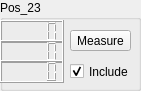
     <widget class="QGroupBox" name="Calib_box_23">
      <property name="geometry">
       <rect>
        <x>750</x>
        <y>20</y>
        <width>141</width>
        <height>91</height>
       </rect>
      </property>
      <property name="title">
       <string>Pos_23</string>
      </property>
      <widget class="QLCDNumber" name="calib_box_x_24">
       <property name="geometry">
        <rect>
         <x>0</x>
         <y>20</y>
         <width>64</width>
         <height>23</height>
        </rect>
       </property>
      </widget>
      <widget class="QLCDNumber" name="calib_box_y_24">
       <property name="geometry">
        <rect>
         <x>0</x>
         <y>40</y>
         <width>64</width>
         <height>23</height>
        </rect>
       </property>
      </widget>
      <widget class="QLCDNumber" name="calib_box_z_24">
       <property name="geometry">
        <rect>
         <x>0</x>
         <y>60</y>
         <width>64</width>
         <height>23</height>
        </rect>
       </property>
      </widget>
      <widget class="QPushButton" name="calibButton_24">
       <property name="geometry">
        <rect>
         <x>70</x>
         <y>30</y>
         <width>61</width>
         <height>21</height>
        </rect>
       </property>
       <property name="text">
        <string>Measure</string>
       </property>
      </widget>
      <widget class="QCheckBox" name="checkBox_24">
       <property name="geometry">
        <rect>
         <x>70</x>
         <y>60</y>
         <width>92</width>
         <height>23</height>
        </rect>
       </property>
       <property name="text">
        <string>Include</string>
       </property>
       <property name="checked">
        <bool>true</bool>
       </property>
      </widget>
     </widget>
